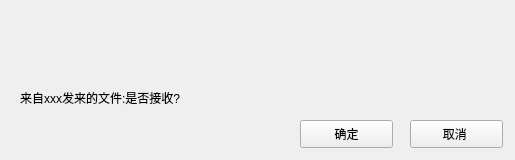
<?xml version="1.0" encoding="UTF-8"?>
<ui version="4.0">
 <class>ReceiveFile</class>
 <widget class="QWidget" name="ReceiveFile">
  <property name="geometry">
   <rect>
    <x>0</x>
    <y>0</y>
    <width>515</width>
    <height>160</height>
   </rect>
  </property>
  <property name="sizePolicy">
   <sizepolicy hsizetype="Fixed" vsizetype="Fixed">
    <horstretch>0</horstretch>
    <verstretch>0</verstretch>
   </sizepolicy>
  </property>
  <property name="minimumSize">
   <size>
    <width>515</width>
    <height>160</height>
   </size>
  </property>
  <property name="maximumSize">
   <size>
    <width>515</width>
    <height>160</height>
   </size>
  </property>
  <property name="windowTitle">
   <string>ReceiveFile</string>
  </property>
  <widget class="QWidget" name="titleWidget" native="true">
   <property name="geometry">
    <rect>
     <x>0</x>
     <y>0</y>
     <width>515</width>
     <height>50</height>
    </rect>
   </property>
   <property name="titleskin" stdset="0">
    <bool>true</bool>
   </property>
  </widget>
  <widget class="QWidget" name="bodyWidget" native="true">
   <property name="geometry">
    <rect>
     <x>0</x>
     <y>50</y>
     <width>515</width>
     <height>110</height>
    </rect>
   </property>
   <property name="bottomskin" stdset="0">
    <bool>true</bool>
   </property>
   <widget class="QLabel" name="label">
    <property name="geometry">
     <rect>
      <x>20</x>
      <y>40</y>
      <width>231</width>
      <height>16</height>
     </rect>
    </property>
    <property name="text">
     <string>来自xxx发来的文件:是否接收?</string>
    </property>
   </widget>
   <widget class="QPushButton" name="okBtn">
    <property name="geometry">
     <rect>
      <x>300</x>
      <y>70</y>
      <width>93</width>
      <height>28</height>
     </rect>
    </property>
    <property name="text">
     <string>确定</string>
    </property>
   </widget>
   <widget class="QPushButton" name="cancelBtn">
    <property name="geometry">
     <rect>
      <x>410</x>
      <y>70</y>
      <width>93</width>
      <height>28</height>
     </rect>
    </property>
    <property name="text">
     <string>取消 </string>
    </property>
   </widget>
  </widget>
 </widget>
 <layoutdefault spacing="6" margin="11"/>
 <resources/>
 <connections/>
</ui>
